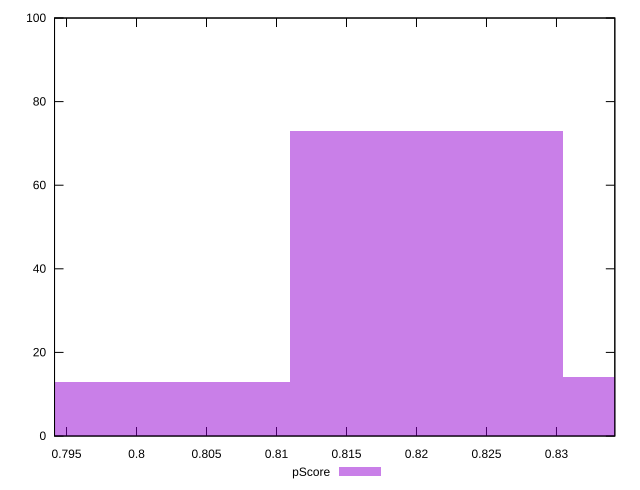

gnuplot code for this plot:
reset

$pScore <<EOF
0.8402699149736477 14
0.820728754160307 73
0.8011875933469663 13
EOF

set key outside below
set boxwidth 0.019541160813340643
set xrange [0.7941437714502708:0.8341683683791558]
set yrange [0:100]
set trange [0:100]
set style fill transparent solid 0.5 noborder
set terminal svg size 640, 490 enhanced background rgb 'white'
set output "report_00008_2021-01-22T20:58:29.167/largest-contentful-paint/samples/pages+cached+noexternal+nofonts+nosvg+noimg/pScore/histogram.svg"

plot $pScore title "pScore" with boxes

reset
